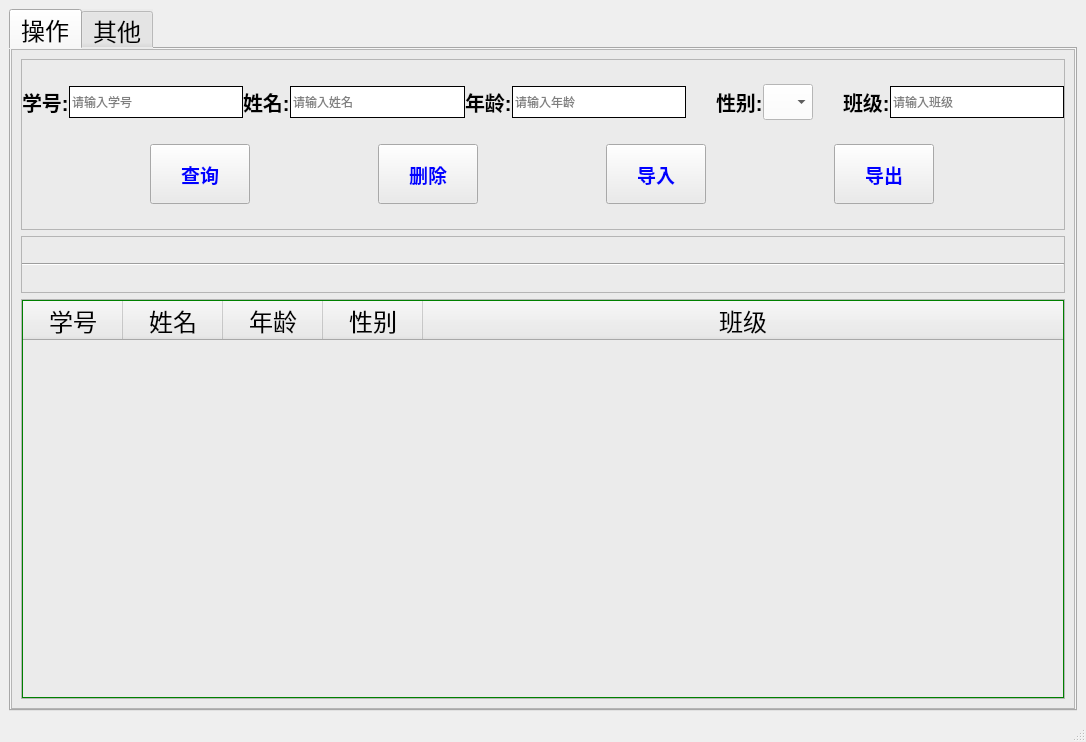
<?xml version="1.0" encoding="UTF-8"?>
<ui version="4.0">
 <class>MainWindow</class>
 <widget class="QMainWindow" name="MainWindow">
  <property name="geometry">
   <rect>
    <x>0</x>
    <y>0</y>
    <width>1086</width>
    <height>742</height>
   </rect>
  </property>
  <property name="windowTitle">
   <string>学生信息管理系统</string>
  </property>
  <property name="styleSheet">
   <string notr="true">QLabel{
	font-size:20px;
	font-weight: bold;
}
QTableWidget {
	border:1px solid green;
    gridline-color: rgb(71, 191, 255);
}</string>
  </property>
  <widget class="QWidget" name="centralwidget">
   <layout class="QVBoxLayout" name="verticalLayout">
    <item>
     <widget class="QTabWidget" name="tabWidget">
      <property name="font">
       <font>
        <pointsize>18</pointsize>
       </font>
      </property>
      <property name="toolTip">
       <string>&lt;html&gt;&lt;head/&gt;&lt;body&gt;&lt;p&gt;查询&lt;/p&gt;&lt;/body&gt;&lt;/html&gt;</string>
      </property>
      <property name="styleSheet">
       <string notr="true">background-color:rgb(235,235,235)</string>
      </property>
      <property name="currentIndex">
       <number>0</number>
      </property>
      <property name="elideMode">
       <enum>Qt::ElideMiddle</enum>
      </property>
      <widget class="QWidget" name="tab">
       <attribute name="title">
        <string>操作</string>
       </attribute>
       <layout class="QVBoxLayout" name="verticalLayout_2" stretch="0">
        <property name="spacing">
         <number>0</number>
        </property>
        <property name="leftMargin">
         <number>0</number>
        </property>
        <property name="topMargin">
         <number>0</number>
        </property>
        <property name="rightMargin">
         <number>0</number>
        </property>
        <property name="bottomMargin">
         <number>0</number>
        </property>
        <item>
         <widget class="QFrame" name="frame">
          <property name="frameShape">
           <enum>QFrame::StyledPanel</enum>
          </property>
          <property name="frameShadow">
           <enum>QFrame::Raised</enum>
          </property>
          <layout class="QVBoxLayout" name="verticalLayout_3" stretch="3,1,7">
           <item>
            <widget class="QFrame" name="frame_2">
             <property name="styleSheet">
              <string notr="true"/>
             </property>
             <property name="frameShape">
              <enum>QFrame::StyledPanel</enum>
             </property>
             <property name="frameShadow">
              <enum>QFrame::Raised</enum>
             </property>
             <layout class="QVBoxLayout" name="verticalLayout_4">
              <property name="spacing">
               <number>0</number>
              </property>
              <property name="leftMargin">
               <number>0</number>
              </property>
              <property name="topMargin">
               <number>0</number>
              </property>
              <property name="rightMargin">
               <number>0</number>
              </property>
              <property name="bottomMargin">
               <number>0</number>
              </property>
              <item>
               <layout class="QHBoxLayout" name="horizontalLayout_8">
                <item>
                 <layout class="QHBoxLayout" name="horizontalLayout">
                  <item>
                   <widget class="QLabel" name="label">
                    <property name="text">
                     <string>学号:</string>
                    </property>
                   </widget>
                  </item>
                  <item>
                   <widget class="QLineEdit" name="input_num">
                    <property name="styleSheet">
                     <string notr="true">border:1px solid block;
width:60px;
height:30px;
background-color:#fff;</string>
                    </property>
                    <property name="placeholderText">
                     <string>请输入学号</string>
                    </property>
                   </widget>
                  </item>
                 </layout>
                </item>
                <item>
                 <layout class="QHBoxLayout" name="horizontalLayout_2">
                  <item>
                   <widget class="QLabel" name="label_2">
                    <property name="text">
                     <string>姓名:</string>
                    </property>
                   </widget>
                  </item>
                  <item>
                   <widget class="QLineEdit" name="input_name">
                    <property name="styleSheet">
                     <string notr="true">border:1px solid block;
width:60px;
height:30px;
background-color:#fff;</string>
                    </property>
                    <property name="placeholderText">
                     <string>请输入姓名</string>
                    </property>
                   </widget>
                  </item>
                 </layout>
                </item>
                <item>
                 <layout class="QHBoxLayout" name="horizontalLayout_3">
                  <item>
                   <widget class="QLabel" name="label_3">
                    <property name="text">
                     <string>年龄:</string>
                    </property>
                   </widget>
                  </item>
                  <item>
                   <widget class="QLineEdit" name="input_age">
                    <property name="styleSheet">
                     <string notr="true">border:1px solid block;
width:60px;
height:30px;
background-color:#fff;</string>
                    </property>
                    <property name="placeholderText">
                     <string>请输入年龄</string>
                    </property>
                   </widget>
                  </item>
                 </layout>
                </item>
                <item>
                 <layout class="QHBoxLayout" name="horizontalLayout_4" stretch="0,0">
                  <property name="leftMargin">
                   <number>30</number>
                  </property>
                  <property name="rightMargin">
                   <number>30</number>
                  </property>
                  <item>
                   <widget class="QLabel" name="label_4">
                    <property name="text">
                     <string>性别:</string>
                    </property>
                   </widget>
                  </item>
                  <item>
                   <widget class="QComboBox" name="input_gender">
                    <property name="styleSheet">
                     <string notr="true">background-color:#fff;

font-size:20px;
height:30px;</string>
                    </property>
                    <item>
                     <property name="text">
                      <string/>
                     </property>
                    </item>
                    <item>
                     <property name="text">
                      <string>男</string>
                     </property>
                    </item>
                    <item>
                     <property name="text">
                      <string>女</string>
                     </property>
                    </item>
                   </widget>
                  </item>
                 </layout>
                </item>
                <item>
                 <layout class="QHBoxLayout" name="horizontalLayout_7">
                  <item>
                   <widget class="QLabel" name="label_5">
                    <property name="text">
                     <string>班级:</string>
                    </property>
                   </widget>
                  </item>
                  <item>
                   <widget class="QLineEdit" name="input_cls">
                    <property name="styleSheet">
                     <string notr="true">border:1px solid block;
width:60px;
height:30px;
background-color:#fff;</string>
                    </property>
                    <property name="placeholderText">
                     <string>请输入班级</string>
                    </property>
                   </widget>
                  </item>
                 </layout>
                </item>
               </layout>
              </item>
              <item>
               <layout class="QHBoxLayout" name="horizontalLayout_9">
                <item>
                 <widget class="QPushButton" name="find_student">
                  <property name="minimumSize">
                   <size>
                    <width>100</width>
                    <height>60</height>
                   </size>
                  </property>
                  <property name="maximumSize">
                   <size>
                    <width>100</width>
                    <height>60</height>
                   </size>
                  </property>
                  <property name="font">
                   <font>
                    <family>方正舒体</family>
                    <pointsize>14</pointsize>
                    <weight>75</weight>
                    <bold>true</bold>
                   </font>
                  </property>
                  <property name="styleSheet">
                   <string notr="true">color:blue;</string>
                  </property>
                  <property name="text">
                   <string>查询</string>
                  </property>
                 </widget>
                </item>
                <item>
                 <widget class="QPushButton" name="delete_btn">
                  <property name="minimumSize">
                   <size>
                    <width>100</width>
                    <height>60</height>
                   </size>
                  </property>
                  <property name="maximumSize">
                   <size>
                    <width>100</width>
                    <height>60</height>
                   </size>
                  </property>
                  <property name="font">
                   <font>
                    <family>方正舒体</family>
                    <pointsize>14</pointsize>
                    <weight>75</weight>
                    <bold>true</bold>
                   </font>
                  </property>
                  <property name="styleSheet">
                   <string notr="true">color:blue;</string>
                  </property>
                  <property name="text">
                   <string>删除</string>
                  </property>
                 </widget>
                </item>
                <item>
                 <widget class="QPushButton" name="btn_in">
                  <property name="minimumSize">
                   <size>
                    <width>100</width>
                    <height>60</height>
                   </size>
                  </property>
                  <property name="maximumSize">
                   <size>
                    <width>100</width>
                    <height>60</height>
                   </size>
                  </property>
                  <property name="font">
                   <font>
                    <family>方正舒体</family>
                    <pointsize>14</pointsize>
                    <weight>75</weight>
                    <bold>true</bold>
                   </font>
                  </property>
                  <property name="styleSheet">
                   <string notr="true">color:blue;</string>
                  </property>
                  <property name="text">
                   <string>导入</string>
                  </property>
                 </widget>
                </item>
                <item>
                 <widget class="QPushButton" name="btn_out">
                  <property name="minimumSize">
                   <size>
                    <width>100</width>
                    <height>60</height>
                   </size>
                  </property>
                  <property name="maximumSize">
                   <size>
                    <width>100</width>
                    <height>60</height>
                   </size>
                  </property>
                  <property name="font">
                   <font>
                    <family>方正舒体</family>
                    <pointsize>14</pointsize>
                    <weight>75</weight>
                    <bold>true</bold>
                   </font>
                  </property>
                  <property name="styleSheet">
                   <string notr="true">color:blue;</string>
                  </property>
                  <property name="text">
                   <string>导出</string>
                  </property>
                 </widget>
                </item>
               </layout>
              </item>
             </layout>
            </widget>
           </item>
           <item>
            <widget class="QFrame" name="frame_3">
             <property name="styleSheet">
              <string notr="true">setColumnWidth: 0px, 11px;
setRowHeight: 40px;</string>
             </property>
             <property name="frameShape">
              <enum>QFrame::StyledPanel</enum>
             </property>
             <property name="frameShadow">
              <enum>QFrame::Raised</enum>
             </property>
             <layout class="QHBoxLayout" name="horizontalLayout_5">
              <property name="spacing">
               <number>0</number>
              </property>
              <property name="leftMargin">
               <number>0</number>
              </property>
              <property name="topMargin">
               <number>0</number>
              </property>
              <property name="rightMargin">
               <number>0</number>
              </property>
              <property name="bottomMargin">
               <number>0</number>
              </property>
              <item>
               <widget class="Line" name="line">
                <property name="styleSheet">
                 <string notr="true">height:2px</string>
                </property>
                <property name="orientation">
                 <enum>Qt::Horizontal</enum>
                </property>
               </widget>
              </item>
             </layout>
            </widget>
           </item>
           <item>
            <widget class="QFrame" name="frame_4">
             <property name="frameShape">
              <enum>QFrame::StyledPanel</enum>
             </property>
             <property name="frameShadow">
              <enum>QFrame::Raised</enum>
             </property>
             <layout class="QHBoxLayout" name="horizontalLayout_6">
              <property name="spacing">
               <number>0</number>
              </property>
              <property name="leftMargin">
               <number>0</number>
              </property>
              <property name="topMargin">
               <number>0</number>
              </property>
              <property name="rightMargin">
               <number>0</number>
              </property>
              <property name="bottomMargin">
               <number>0</number>
              </property>
              <item>
               <widget class="QTableWidget" name="table">
                <property name="styleSheet">
                 <string notr="true">font-size:20px;</string>
                </property>
                <property name="gridStyle">
                 <enum>Qt::DotLine</enum>
                </property>
                <attribute name="horizontalHeaderStretchLastSection">
                 <bool>true</bool>
                </attribute>
                <column>
                 <property name="text">
                  <string>学号</string>
                 </property>
                 <property name="font">
                  <font>
                   <pointsize>18</pointsize>
                   <weight>50</weight>
                   <bold>false</bold>
                  </font>
                 </property>
                 <property name="background">
                  <color>
                   <red>218</red>
                   <green>218</green>
                   <blue>218</blue>
                  </color>
                 </property>
                </column>
                <column>
                 <property name="text">
                  <string>姓名</string>
                 </property>
                 <property name="font">
                  <font>
                   <pointsize>18</pointsize>
                   <weight>50</weight>
                   <bold>false</bold>
                  </font>
                 </property>
                </column>
                <column>
                 <property name="text">
                  <string>年龄</string>
                 </property>
                 <property name="font">
                  <font>
                   <pointsize>18</pointsize>
                   <weight>50</weight>
                   <bold>false</bold>
                  </font>
                 </property>
                </column>
                <column>
                 <property name="text">
                  <string>性别</string>
                 </property>
                 <property name="font">
                  <font>
                   <pointsize>18</pointsize>
                   <weight>50</weight>
                   <bold>false</bold>
                  </font>
                 </property>
                </column>
                <column>
                 <property name="text">
                  <string>班级</string>
                 </property>
                 <property name="font">
                  <font>
                   <pointsize>18</pointsize>
                   <weight>50</weight>
                   <bold>false</bold>
                  </font>
                 </property>
                </column>
               </widget>
              </item>
             </layout>
            </widget>
           </item>
          </layout>
         </widget>
        </item>
       </layout>
      </widget>
      <widget class="QWidget" name="tab_2">
       <attribute name="title">
        <string>其他</string>
       </attribute>
       <widget class="QWidget" name="layoutWidget">
        <property name="geometry">
         <rect>
          <x>11</x>
          <y>11</y>
          <width>1021</width>
          <height>471</height>
         </rect>
        </property>
        <layout class="QVBoxLayout" name="verticalLayout_11">
         <property name="leftMargin">
          <number>425</number>
         </property>
         <property name="rightMargin">
          <number>344</number>
         </property>
         <item>
          <layout class="QHBoxLayout" name="horizontalLayout_10">
           <property name="rightMargin">
            <number>88</number>
           </property>
           <property name="bottomMargin">
            <number>0</number>
           </property>
           <item>
            <widget class="QLabel" name="label_6">
             <property name="text">
              <string>团队：</string>
             </property>
            </widget>
           </item>
           <item>
            <widget class="QLabel" name="label_7">
             <property name="styleSheet">
              <string notr="true">color:red;
font-size:28px;</string>
             </property>
             <property name="text">
              <string>第4组</string>
             </property>
            </widget>
           </item>
          </layout>
         </item>
         <item>
          <layout class="QHBoxLayout" name="horizontalLayout_23">
           <property name="rightMargin">
            <number>88</number>
           </property>
           <property name="bottomMargin">
            <number>0</number>
           </property>
           <item>
            <widget class="QLabel" name="label_19">
             <property name="text">
              <string>组长：</string>
             </property>
            </widget>
           </item>
           <item>
            <widget class="QLabel" name="label_20">
             <property name="styleSheet">
              <string notr="true">color:blue;</string>
             </property>
             <property name="text">
              <string>蔡申傲</string>
             </property>
            </widget>
           </item>
          </layout>
         </item>
         <item>
          <layout class="QHBoxLayout" name="horizontalLayout_35">
           <property name="rightMargin">
            <number>88</number>
           </property>
           <property name="bottomMargin">
            <number>0</number>
           </property>
           <item>
            <widget class="QLabel" name="label_30">
             <property name="text">
              <string>组员1：</string>
             </property>
            </widget>
           </item>
           <item>
            <widget class="QLabel" name="label_31">
             <property name="styleSheet">
              <string notr="true">color:blue;</string>
             </property>
             <property name="text">
              <string>龚起源</string>
             </property>
            </widget>
           </item>
          </layout>
         </item>
         <item>
          <layout class="QHBoxLayout" name="horizontalLayout_36">
           <property name="rightMargin">
            <number>88</number>
           </property>
           <property name="bottomMargin">
            <number>0</number>
           </property>
           <item>
            <widget class="QLabel" name="label_32">
             <property name="text">
              <string>组员2：</string>
             </property>
            </widget>
           </item>
           <item>
            <widget class="QLabel" name="label_33">
             <property name="styleSheet">
              <string notr="true">color:blue;</string>
             </property>
             <property name="text">
              <string>水俊洋</string>
             </property>
            </widget>
           </item>
          </layout>
         </item>
         <item>
          <layout class="QHBoxLayout" name="horizontalLayout_37">
           <property name="rightMargin">
            <number>88</number>
           </property>
           <property name="bottomMargin">
            <number>0</number>
           </property>
           <item>
            <widget class="QLabel" name="label_34">
             <property name="text">
              <string>组员3：</string>
             </property>
            </widget>
           </item>
           <item>
            <widget class="QLabel" name="label_35">
             <property name="styleSheet">
              <string notr="true">color:blue;</string>
             </property>
             <property name="text">
              <string>王凯</string>
             </property>
            </widget>
           </item>
          </layout>
         </item>
         <item>
          <layout class="QHBoxLayout" name="horizontalLayout_38">
           <property name="rightMargin">
            <number>88</number>
           </property>
           <property name="bottomMargin">
            <number>0</number>
           </property>
           <item>
            <widget class="QLabel" name="label_36">
             <property name="text">
              <string>组员4：</string>
             </property>
            </widget>
           </item>
           <item>
            <widget class="QLabel" name="label_37">
             <property name="styleSheet">
              <string notr="true">color:blue;</string>
             </property>
             <property name="text">
              <string>张雪璞</string>
             </property>
            </widget>
           </item>
          </layout>
         </item>
         <item>
          <layout class="QHBoxLayout" name="horizontalLayout_39">
           <property name="rightMargin">
            <number>88</number>
           </property>
           <property name="bottomMargin">
            <number>0</number>
           </property>
           <item>
            <widget class="QLabel" name="label_38">
             <property name="text">
              <string>组员5：</string>
             </property>
            </widget>
           </item>
           <item>
            <widget class="QLabel" name="label_39">
             <property name="styleSheet">
              <string notr="true">color:blue;</string>
             </property>
             <property name="text">
              <string>林成海</string>
             </property>
            </widget>
           </item>
          </layout>
         </item>
         <item>
          <layout class="QHBoxLayout" name="horizontalLayout_40">
           <property name="rightMargin">
            <number>88</number>
           </property>
           <property name="bottomMargin">
            <number>0</number>
           </property>
           <item>
            <widget class="QLabel" name="label_40">
             <property name="text">
              <string>组员6：</string>
             </property>
            </widget>
           </item>
           <item>
            <widget class="QLabel" name="label_41">
             <property name="styleSheet">
              <string notr="true">color:blue;</string>
             </property>
             <property name="text">
              <string>张辉</string>
             </property>
            </widget>
           </item>
          </layout>
         </item>
         <item>
          <layout class="QHBoxLayout" name="horizontalLayout_41">
           <property name="rightMargin">
            <number>88</number>
           </property>
           <property name="bottomMargin">
            <number>0</number>
           </property>
           <item>
            <widget class="QLabel" name="label_42">
             <property name="text">
              <string>组员7：</string>
             </property>
            </widget>
           </item>
           <item>
            <widget class="QLabel" name="label_43">
             <property name="styleSheet">
              <string notr="true">color:blue;</string>
             </property>
             <property name="text">
              <string>冯警超</string>
             </property>
            </widget>
           </item>
          </layout>
         </item>
        </layout>
       </widget>
       <widget class="QWidget" name="layoutWidget">
        <property name="geometry">
         <rect>
          <x>440</x>
          <y>540</y>
          <width>202</width>
          <height>42</height>
         </rect>
        </property>
        <layout class="QHBoxLayout" name="horizontalLayout_42" stretch="0,1">
         <property name="leftMargin">
          <number>0</number>
         </property>
         <property name="topMargin">
          <number>0</number>
         </property>
         <property name="bottomMargin">
          <number>0</number>
         </property>
         <item>
          <widget class="QPushButton" name="exit">
           <property name="maximumSize">
            <size>
             <width>100</width>
             <height>60</height>
            </size>
           </property>
           <property name="font">
            <font>
             <pointsize>18</pointsize>
             <weight>75</weight>
             <bold>true</bold>
            </font>
           </property>
           <property name="styleSheet">
            <string notr="true">color:red;</string>
           </property>
           <property name="text">
            <string>退出</string>
           </property>
          </widget>
         </item>
         <item>
          <widget class="QCommandLinkButton" name="commandLinkButton">
           <property name="maximumSize">
            <size>
             <width>100</width>
             <height>42</height>
            </size>
           </property>
           <property name="text">
            <string>项目源码</string>
           </property>
          </widget>
         </item>
        </layout>
       </widget>
      </widget>
     </widget>
    </item>
   </layout>
  </widget>
  <widget class="QStatusBar" name="statusbar"/>
 </widget>
 <resources/>
 <connections/>
</ui>
